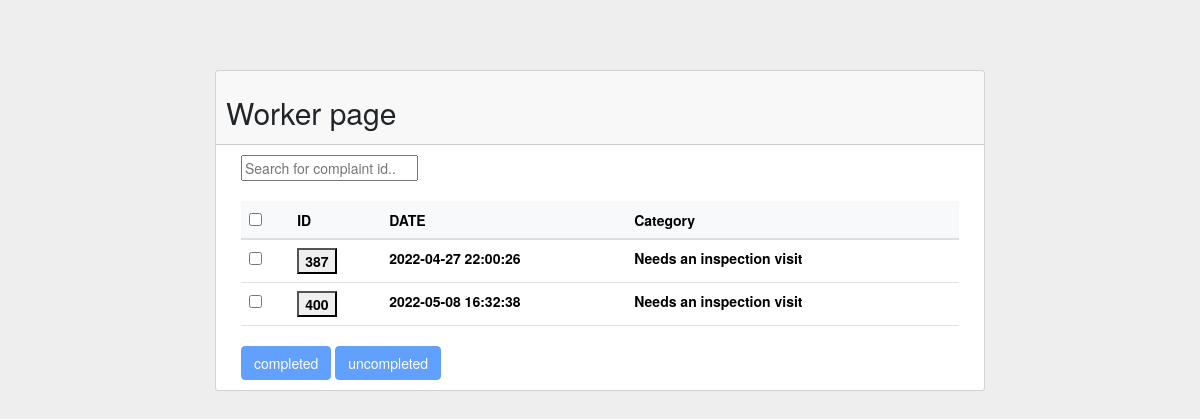
/pages/workerr/anothercopyworkerpage/workerbox.php, run on the app's committed database.
### tables this page shows
CREATE TABLE `assign` (
  `userId` int(4) NOT NULL,
  `compliantId` int(11) NOT NULL,
  `saved` int(1) NOT NULL
);

CREATE TABLE `complaint` (
  `complaintId` int(11) NOT NULL,
  `date` timestamp NOT NULL DEFAULT current_timestamp(),
  `category` varchar(50) NOT NULL,
  `status` varchar(20) NOT NULL DEFAULT 'Not Processed',
  `description` varchar(500) DEFAULT NULL,
  `images` text DEFAULT NULL,
  `roomNum` varchar(8) NOT NULL,
  `idofuser` int(4) NOT NULL
);

### pages/workerr/anothercopyworkerpage/workerbox.php (the view, shortened to what this page needs)
<?php
$servername = "localhost";
$username = "root";
$password = "";
$dbname = "muqu";
$con = mysqli_connect($servername, $username, $password, $dbname) or die("Error: " . mysqli_error($con));
$result = @mysqli_query($con, "SELECT * FROM complaint pk, assign fk where pk.complaintId =fk.compliantId and fk.saved='0'   ") or die("Error: " . mysqli_error($con));
?>
<!DOCTYPE html>
<html lang="en">
<head>
  <link href="bootstrap5/css/bootstrap.min.css" rel="stylesheet">
  <link rel="stylesheet" href="https://cdn.jsdelivr.net/npm/bootstrap-select@1.13.14/dist/css/bootstrap-select.min.css">
  <link href="https://cdn.datatables.net/1.10.16/css/jquery.dataTables.min.css" rel="stylesheet"/>
  <link rel="stylesheet" href="http://netdna.bootstrapcdn.com/bootstrap/3.3.2/css/bootstrap.min.css">
</head>
<body>
<header class="navbar navbar-expand-md navbar-dark bd-navbar"></header>
<div class="container-fluid">
    <div class="row justify-content-center">
        <div class="col-md-8">
            <div class="card text-left">
                <div class="card-header"><h2> Worker page</h2></div>
                <div class="card-body">
                    <form method="post" id="form" action="workerbutton.php" class="">
                        <div class="col col-md-12">
                            <input type="text" id="myInput" onkeyup="myFunction()" placeholder="Search for complaint id..">
                            <br/>
                            <br/>
                            <table class="table " id="myTable">
                                <thead class="table-light">
                                <tr>
                                    <th><input type="checkbox" value="bar1" id="select-all" onclick="toggle(this)"/></th>
                                    <th>ID</th>
                                    <th>DATE</th>
                                    <th>Category</th>
                                    <th></th>
                                </tr>
                                </thead>
                                <tbody>
                                <?php while ($row = $result->fetch_assoc()) { ?>
                                    <tr>
                                        <td scope="row"><input name="chk_id[]" type="checkbox"
                                                               onchange="callFunction();callFunction1()"
                                                               onclick="chk(this)" class="chkbox"
                                                               value="<?php echo $row['complaintId']; ?>"/></td>
                                        <?php echo '
                     <td name=name_"' . $row["complaintId"] . '">
                     <button id="YourID" type="button" name=' . $row["complaintId"] . ' value=' . $row["complaintId"] . '
                      class="xc" data-toggle="modal" data-target="#exampleModal"
                       onclick="selectRoomNum(this)"><b>
                     ' . $row["complaintId"] . '</b></button></td>'; ?>
                                        <td><label><?php echo $row['date']; ?></label>
                                        </td>
                                        <td><label><?php echo $row['category']; ?></label>
                                                   value="<?php echo $row['category']; ?>"></td>
                                        <td><input type="hidden" name="chk_wrkid[]"
                                                   value="<?php echo $row['userId']; ?>"></td>
                                    </tr>
                                <?php } ?>
                                </tbody>
                            </table>
                            <input type="submit" value="completed" name="submit" class="btn btn-primary"
                                   disabled="disabled" id="Assign">
                            <input type="button" value="uncompleted" class="btn btn-primary" disabled id=""
                                   data-toggle="modal" disabled data-target="#exampleModal2"
                                   onclick="idcomp();idcomp1()">
                        </div>
                    </form>
                </div>
            </div>
        </div>
    </div>
</div>
</body>
</html>

### pages/workerr/anothercopyworkerpage/workerbox.php (style rules this page uses)
body { background: #eee }

### data on the page
assign: compliantId.complaintId "387", compliantId.date "2022-04-27 22:00:26", compliantId.category "Needs an inspection visit"
assign: compliantId.complaintId "400", compliantId.date "2022-05-08 16:32:38", compliantId.category "Needs an inspection visit"
